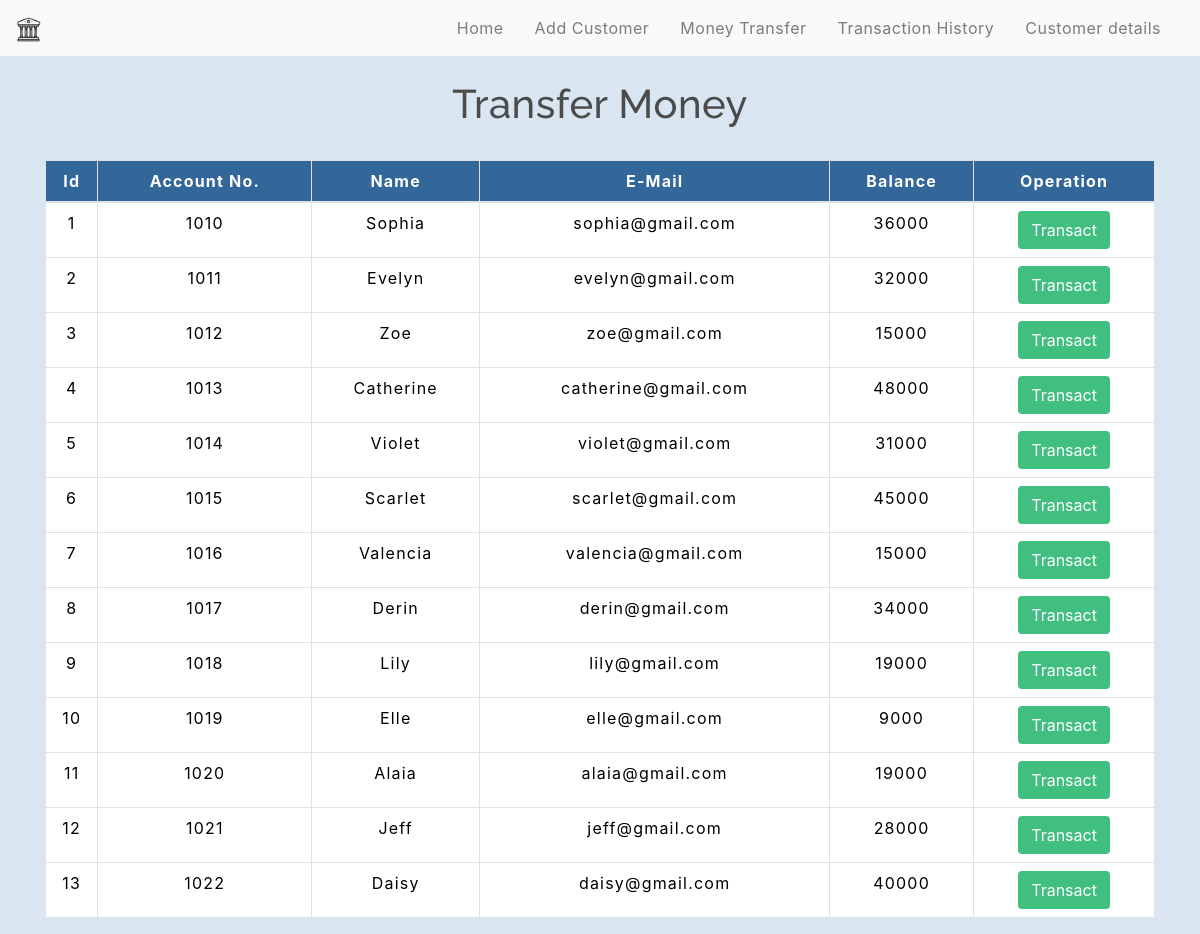
The app's page /transfermoney.php with its own data.
### tables this page shows
CREATE TABLE `users` (
  `id` int(3) NOT NULL,
  `acc_no` int(9) NOT NULL,
  `name` text NOT NULL,
  `email` varchar(30) NOT NULL,
  `balance` int(10) NOT NULL
);

### transfermoney.php (the view, shortened to what this page needs)
<!DOCTYPE html>
<html lang="en">
<head>
    <link rel="stylesheet" href="https://maxcdn.bootstrapcdn.com/bootstrap/4.0.0/css/bootstrap.min.css">
    <link rel="stylesheet" type="text/css" href="css/table.css">
    <link rel="stylesheet" type="text/css" href="css/style.css">
    <link rel="stylesheet" type="text/css" href="css/navbar.css">
</head>
<body style="background-color:#d9e6f2">
    <?php
    include 'config.php';
    $sql = "SELECT * FROM users";
    $result = mysqli_query($con, $sql);
    ?>
    <?php
    include 'navbar.php';
    ?>
    <div class="container">
        <h2 class="text-center pt-4">Transfer Money</h2>
        <br>
        <div class="row">
            <div class="col">
                <div class="table-responsive-sm">
                    <table class="table table-hover table-sm table-striped table-condensed table-bordered">
                        <thead>
                            <tr>
                                <th scope="col" class="text-center py-2">Id</th>
                                <th scope="col" class="text-center py-2">Account No.</th>
                                <th scope="col" class="text-center py-2">Name</th>
                                <th scope="col" class="text-center py-2">E-Mail</th>
                                <th scope="col" class="text-center py-2">Balance</th>
                                <th scope="col" class="text-center py-2">Operation</th>
                            </tr>
                        </thead>
                        <tbody>
                            <?php
                            while ($rows = mysqli_fetch_assoc($result)) {
                            ?>
                                <tr>
                                    <td class="py-2"><?php echo $rows['id'] ?></td>
                                    <td class="py-2"><?php echo $rows['acc_no'] ?></td>
                                    <td class="py-2"><?php echo $rows['name'] ?></td>
                                    <td class="py-2"><?php echo $rows['email'] ?></td>
                                    <td class="py-2"><?php echo $rows['balance'] ?></td>
                                    <td class="text-center py-2"><a href="userdetail.php?id= <?php echo $rows['id']; ?>"> <button type="button" class="btn">Transact</button></a></td>
                                </tr>
                            <?php
                            }
                            ?>
                        </tbody>
                    </table>
                </div>
            </div>
        </div>
    </div>
</body>
</html>

### css/table.css (style rules this page uses)
h2 { font-size: 40px; }
table { letter-spacing: 1.2px; color: white; }
td { text-align: center; color: black; }
button { border: none; background: #d9d9d9; transition: 1s; }

### css/style.css (style rules this page uses)
* { padding: 0; margin: 0; box-sizing: border-box; }

### css/navbar.css (style rules this page uses)
h2 { color: #4C4B4B; letter-spacing: 0.5px; font-family: raleway; }

### transfermoney.php (style rules this page uses)
button { border: none; background:#40bf80; color: white; }
th { background-color:#336699; color: white; }
td { background-color: white; color: black; }

### records on screen
users: id "1", acc_no "1010", name "Sophia", email "sophia@gmail.com", balance "36000"
users: id "2", acc_no "1011", name "Evelyn", email "evelyn@gmail.com", balance "32000"
users: id "3", acc_no "1012", name "Zoe", email "zoe@gmail.com", balance "15000"
users: id "4", acc_no "1013", name "Catherine", email "catherine@gmail.com", balance "48000"
users: id "5", acc_no "1014", name "Violet", email "violet@gmail.com", balance "31000"
users: id "6", acc_no "1015", name "Scarlet", email "scarlet@gmail.com", balance "45000"
users: id "7", acc_no "1016", name "Valencia", email "valencia@gmail.com", balance "15000"
users: id "8", acc_no "1017", name "Derin", email "derin@gmail.com", balance "34000"
users: id "9", acc_no "1018", name "Lily", email "lily@gmail.com", balance "19000"
users: id "10", acc_no "1019", name "Elle", email "elle@gmail.com", balance "9000"
users: id "11", acc_no "1020", name "Alaia", email "alaia@gmail.com", balance "19000"
users: id "12", acc_no "1021", name "Jeff", email "jeff@gmail.com", balance "28000"
users: id "13", acc_no "1022", name "Daisy", email "daisy@gmail.com", balance "40000"
